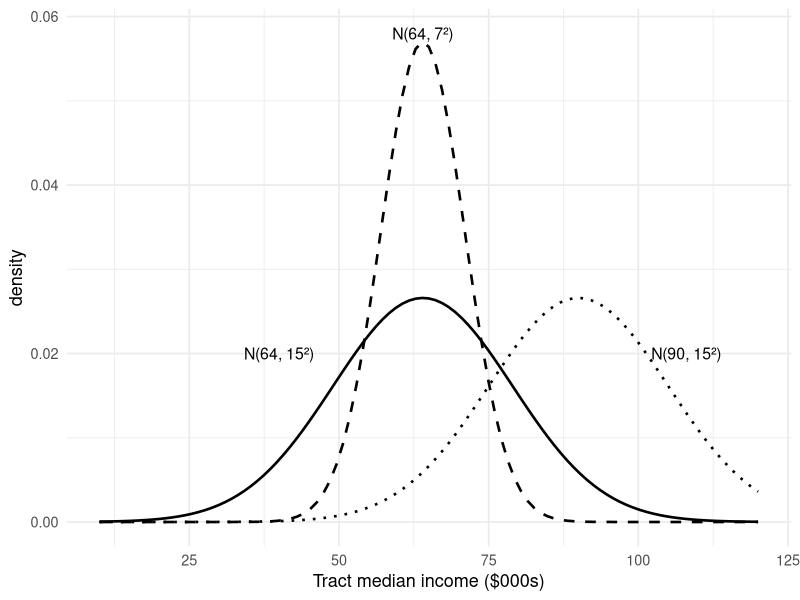
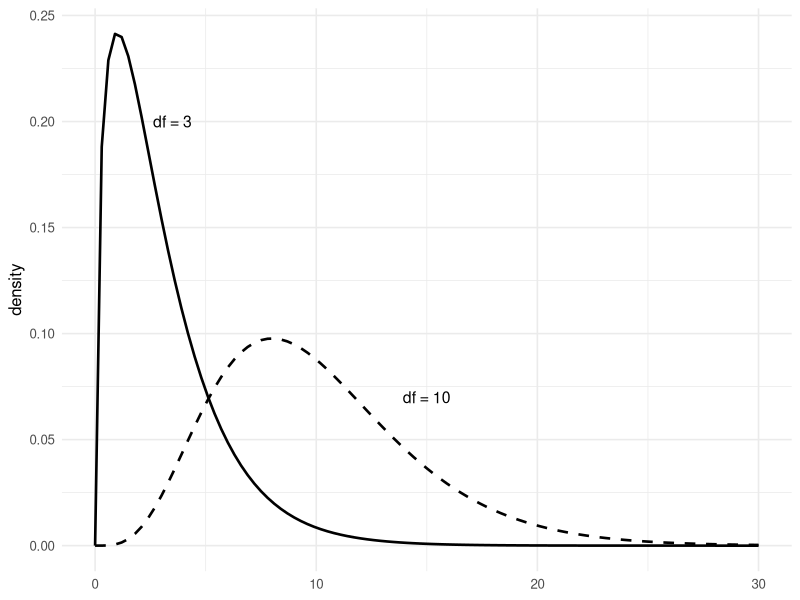
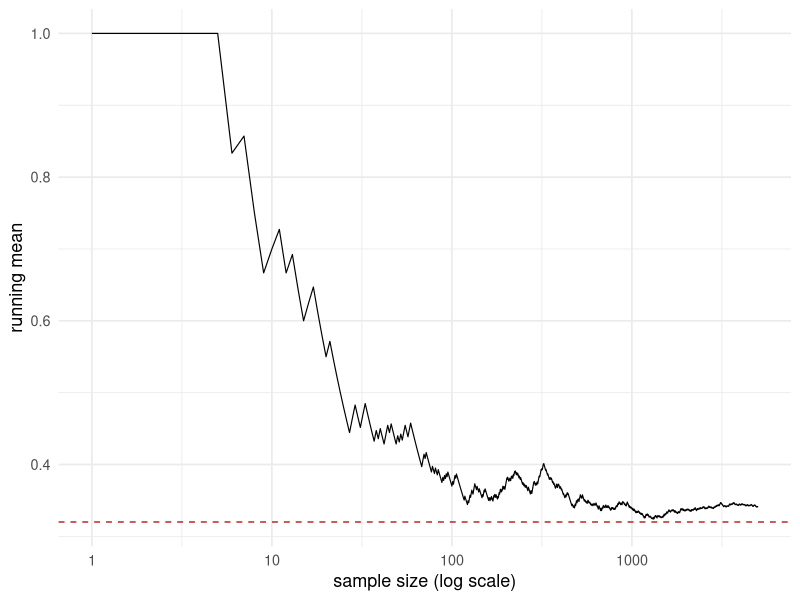

Write the R code that produced these figures, in order.
## ---- chunk 1
#| label: setup
#| include: false
library(tidyverse)
set.seed(300)
## ---- chunk 2
#| label: dpqr
pnorm(1.96) # area left of 1.96 on a standard normal
qnorm(0.975) # the value with 97.5% of area to its left
round(rnorm(5, 64, 15), 1) # 5 draws from N(64, 15^2)
## ---- chunk 3
#| label: you-try-1-soln
pnorm(49, 64, 15) # (a) below $49k
qnorm(0.90, 64, 15) # (b) 90th percentile
pnorm(79, 64, 15) - pnorm(49, 64, 15) # (d) between
head(round(rnorm(500, 64, 15), 1), 8) # (c) first 8 of 500 draws
## ---- chunk 4
#| label: normal-family
#| echo: false
#| fig-height: 2.8
#| fig-width: 9
#| fig-align: center
ggplot(data.frame(y = c(10, 120)), aes(y)) +
  stat_function(fun = dnorm, args = list(mean = 64, sd = 15), linewidth = .9) +
  stat_function(
    fun = dnorm,
    args = list(mean = 64, sd = 7),
    linewidth = .9,
    linetype = "dashed"
  ) +
  stat_function(
    fun = dnorm,
    args = list(mean = 90, sd = 15),
    linewidth = .9,
    linetype = "dotted"
  ) +
  annotate("text", x = 64, y = .058, label = "N(64, 7²)", size = 4) +
  annotate("text", x = 40, y = .020, label = "N(64, 15²)", size = 4) +
  annotate("text", x = 108, y = .020, label = "N(90, 15²)", size = 4) +
  labs(x = "Tract median income ($000s)", y = "density") +
  theme_minimal(base_size = 13)
## ---- chunk 5
#| label: you-try-2-soln
c(
  b = 1 - pnorm(94, 64, 15),
  c = pnorm(94, 64, 15) - pnorm(49, 64, 15),
  e = pnorm(82, 64, 15)
)
## ---- chunk 6
#| label: chisq
#| fig-height: 2.1
#| fig-width: 8
#| fig-align: center
#| echo: false
ggplot(data.frame(w = c(0, 30)), aes(w)) +
  stat_function(fun = dchisq, args = list(df = 3), linewidth = .9) +
  stat_function(
    fun = dchisq,
    args = list(df = 10),
    linewidth = .9,
    linetype = "dashed"
  ) +
  annotate("text", x = 3.5, y = .20, label = "df = 3", size = 4) +
  annotate("text", x = 15, y = .07, label = "df = 10", size = 4) +
  labs(x = NULL, y = "density") +
  theme_minimal(base_size = 12)
## ---- chunk 7
#| label: t-vs-z
qt(0.975, df = 10) # small sample: need to go further out
qt(0.975, df = 30)
qt(0.975, df = 100)
qnorm(0.975) # the limit
## ---- chunk 8
#| label: f-dist
qf(0.95, df1 = 3, df2 = 60) # critical value for testing 3 restrictions
## ---- chunk 9
#| label: you-try-3-soln
set.seed(300)
sample_means <- replicate(10000, mean(rbinom(n = 100, size = 1, prob = 0.32)))

c(
  sim_mean = mean(sample_means),
  theory_mean = 0.32,
  sim_sd = sd(sample_means),
  theory_sd = sqrt(0.2176 / 100)
)
## ---- chunk 10
#| label: lln
#| fig-height: 2.7
#| fig-width: 9
#| fig-align: center
#| echo: false
set.seed(300)
draws <- rbinom(5000, 1, 0.32)
tibble(n = 1:5000, running = cumsum(draws) / (1:5000)) |>
  ggplot(aes(n, running)) +
  geom_line(linewidth = .4) +
  geom_hline(yintercept = 0.32, linetype = "dashed", colour = "firebrick") +
  scale_x_log10() +
  labs(x = "sample size (log scale)", y = "running mean") +
  theme_minimal(base_size = 13)
